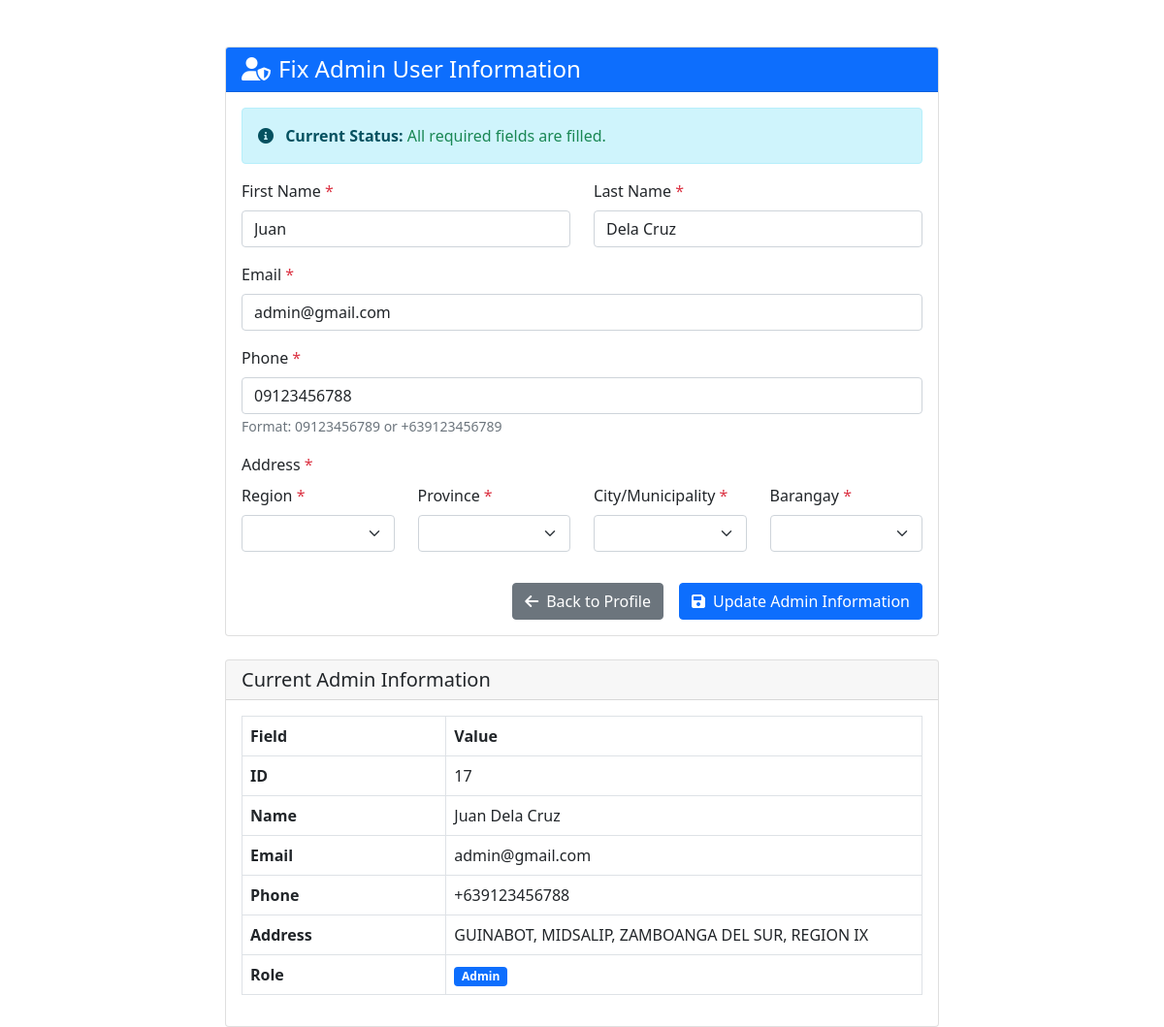
/main/fix_admin_user.php (signed in), run on the app's committed database.
### tables this page shows
CREATE TABLE `users` (
  `id` int(11) NOT NULL,
  `first_name` varchar(255) NOT NULL,
  `last_name` varchar(255) NOT NULL,
  `username` varchar(100) NOT NULL,
  `email` varchar(100) NOT NULL,
  `phone` varchar(20) DEFAULT NULL,
  `address` text DEFAULT NULL,
  `role` enum('Admin','Doctor') NOT NULL,
  `department_id` int(11) DEFAULT NULL,
  `specialization` varchar(100) DEFAULT NULL,
  `password` varchar(255) NOT NULL,
  `status` enum('Active','Inactive','','') NOT NULL DEFAULT 'Active',
  `profile_image` varchar(255) NOT NULL,
  `created_at` timestamp NOT NULL DEFAULT current_timestamp(),
  `updated_at` timestamp NOT NULL DEFAULT current_timestamp(),
  `license_number` varchar(50) DEFAULT NULL,
  `is_available` tinyint(1) DEFAULT 1,
  `prc_number` varchar(50) DEFAULT NULL,
  `license_type` varchar(50) DEFAULT NULL,
  `prc_id_document` varchar(255) DEFAULT NULL,
  `last_login` datetime DEFAULT NULL
);

### config/functions.php (called while the page is built, shortened)
<?php
function normalizePhoneNumber($phone) {
    $cleaned = preg_replace('/[^\d+]/', '', $phone);
    if (preg_match('/^\+63\d{10}$/', $cleaned)) {
        return $cleaned;
    }
    return $phone;
}
function formatPhoneNumber($phone) {
    $normalized = normalizePhoneNumber($phone);
    return $normalized;
}
function phoneToInputFormat($phone) {
    $normalized = normalizePhoneNumber($phone);
    if (preg_match('/^\+63(\d{10})$/', $normalized, $matches)) {
        return '0' . $matches[1];
    }
    return $phone;
}

### main/fix_admin_user.php (the view, shortened to what this page needs)
<?php
$conn = getDBConnection();
$adminId = $_SESSION['user_id'];
$stmt = $conn->prepare("SELECT id, first_name, last_name, email, phone, address, role, specialization FROM users WHERE id = ? AND role = 'Admin'");
$stmt->bind_param("i", $adminId);
$stmt->execute();
$admin = $stmt->get_result()->fetch_assoc();
?>
<!DOCTYPE html>
<html lang="en">
<head>
    <link href="https://cdn.jsdelivr.net/npm/bootstrap@5.1.3/dist/css/bootstrap.min.css" rel="stylesheet">
    <link rel="stylesheet" href="https://cdnjs.cloudflare.com/ajax/libs/font-awesome/6.0.0/css/all.min.css">
</head>
<body>
    <div class="container mt-5">
        <div class="row justify-content-center">
            <div class="col-md-8">
                <div class="card">
                    <div class="card-header bg-primary text-white">
                        <h4 class="mb-0"><i class="fas fa-user-shield me-2"></i>Fix Admin User Information</h4>
                    </div>
                    <div class="card-body">
                        <div class="alert alert-info">
                            <i class="fas fa-info-circle me-2"></i>
                            <strong>Current Status:</strong>
                            <?php
                            $missingFields = [];
                            if (empty($missingFields)) {
                                echo '<span class="text-success">All required fields are filled.</span>';
                            } else {
                                echo '<span class="text-warning">Missing fields: ' . implode(', ', $missingFields) . '</span>';
                            }
                            ?>
                        </div>
                        <form method="POST">
                            <div class="row">
                                <div class="col-md-6 mb-3">
                                    <label class="form-label">First Name <span class="text-danger">*</span></label>
                                    <input type="text" class="form-control" name="first_name"
                                           value="<?php echo htmlspecialchars($admin['first_name'] ?? ''); ?>" required>
                                </div>
                                <div class="col-md-6 mb-3">
                                    <label class="form-label">Last Name <span class="text-danger">*</span></label>
                                    <input type="text" class="form-control" name="last_name"
                                           value="<?php echo htmlspecialchars($admin['last_name'] ?? ''); ?>" required>
                                </div>
                            </div>
                            <div class="mb-3">
                                <label class="form-label">Email <span class="text-danger">*</span></label>
                                <input type="email" class="form-control" name="email"
                                       value="<?php echo htmlspecialchars($admin['email'] ?? ''); ?>" required>
                            </div>
                            <div class="mb-3">
                                <label class="form-label">Phone <span class="text-danger">*</span></label>
                                <input type="tel" class="form-control" name="phone" required
                                       pattern="^(\+63|0)\d{9,10}$" inputmode="tel"
                                       placeholder="09123456789 or +639123456789"
                                       value="<?php echo htmlspecialchars(phoneToInputFormat($admin['phone'] ?? '')); ?>">
                                <small class="text-muted">Format: 09123456789 or +639123456789</small>
                            </div>
                            <div class="mb-3">
                                <label class="form-label">Address <span class="text-danger">*</span></label>
                                <div class="row">
                                    <div class="col-md-3 mb-3">
                                        <label class="form-label">Region <span class="text-danger">*</span></label>
                                        <select id="region" class="form-select" required onchange="loadProvinces()"></select>
                                    </div>
                                    <div class="col-md-3 mb-3">
                                        <label class="form-label">Province <span class="text-danger">*</span></label>
                                        <select id="province" class="form-select" required onchange="loadCities()"></select>
                                    </div>
                                    <div class="col-md-3 mb-3">
                                        <label class="form-label">City/Municipality <span class="text-danger">*</span></label>
                                        <select id="city" class="form-select" required onchange="loadBarangays()"></select>
                                    </div>
                                    <div class="col-md-3 mb-3">
                                        <label class="form-label">Barangay <span class="text-danger">*</span></label>
                                        <select id="barangay" class="form-select" required onchange="combineAddress()"></select>
                                    </div>
                                </div>
                            </div>
                            <div class="d-grid gap-2 d-md-flex justify-content-md-end">
                                <a href="profile.php" class="btn btn-secondary me-md-2">
                                    <i class="fas fa-arrow-left me-2"></i>Back to Profile
                                </a>
                                <button type="submit" class="btn btn-primary">
                                    <i class="fas fa-save me-2"></i>Update Admin Information
                                </button>
                            </div>
                        </form>
                    </div>
                </div>
                <div class="card mt-4">
                    <div class="card-header">
                        <h5 class="mb-0">Current Admin Information</h5>
                    </div>
                    <div class="card-body">
                        <table class="table table-bordered">
                            <tr>
                                <th width="30%">Field</th>
                                <th>Value</th>
                            </tr>
                            <tr>
                                <td><strong>ID</strong></td>
                                <td><?php echo htmlspecialchars($admin['id']); ?></td>
                            </tr>
                            <tr>
                                <td><strong>Name</strong></td>
                                <td><?php echo htmlspecialchars(($admin['first_name'] ?? '') . ' ' . ($admin['last_name'] ?? '')); ?></td>
                            </tr>
                            <tr>
                                <td><strong>Email</strong></td>
                                <td><?php echo htmlspecialchars($admin['email'] ?? 'N/A'); ?></td>
                            </tr>
                            <tr>
                                <td><strong>Phone</strong></td>
                                <td><?php
                                    $phone = !empty($admin['phone']) ? formatPhoneNumber($admin['phone']) : '';
                                    echo htmlspecialchars($phone ?: 'N/A (MISSING)');
                                ?></td>
                            </tr>
                            <tr>
                                <td><strong>Address</strong></td>
                                <td><?php echo htmlspecialchars(!empty($admin['address']) ? $admin['address'] : 'N/A (MISSING)'); ?></td>
                            </tr>
                            <tr>
                                <td><strong>Role</strong></td>
                                <td><span class="badge bg-primary"><?php echo htmlspecialchars($admin['role'] ?? 'Admin'); ?></span></td>
                            </tr>
                        </table>
                    </div>
                </div>
            </div>
        </div>
    </div>
</body>
</html>

### data on the page
users: first_name "Juan", last_name "Dela Cruz", email "admin@gmail.com", phone "09123456788", id "17", first_name+last_name "Juan Dela Cruz", phone "+639123456788", address "GUINABOT, MIDSALIP, ZAMBOANGA DEL SUR, REGION IX", role "Admin"
